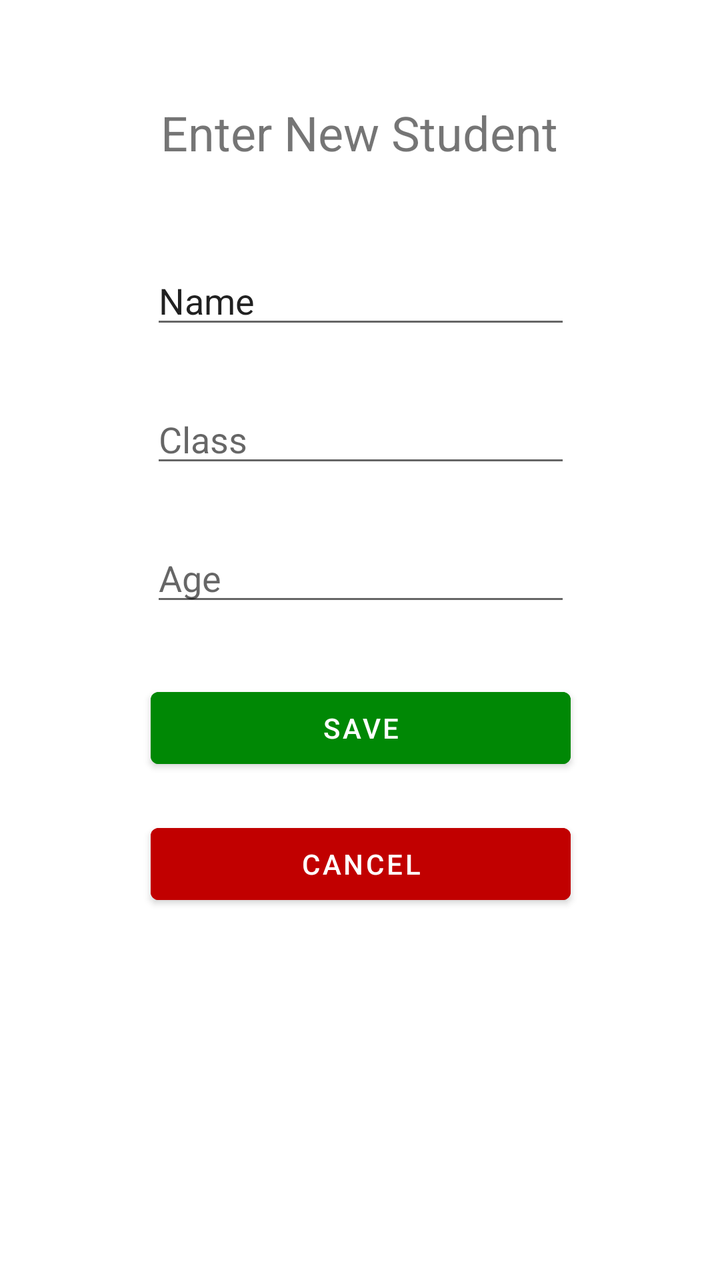
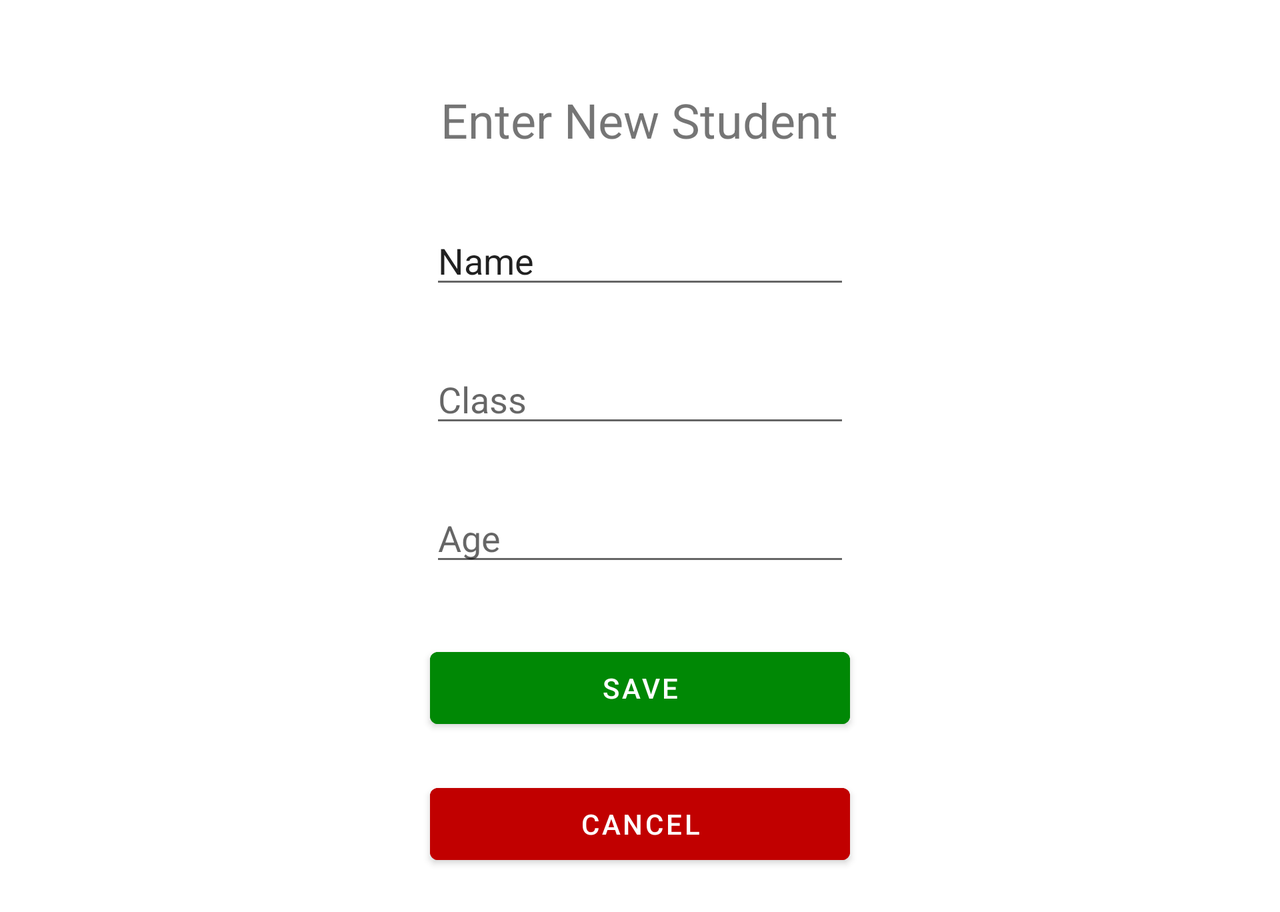

The same Android screen from two of the app's own layout files: first res/layout/ as a phone draws it, then the repository's variant for another configuration, drawn on a device whose configuration selects that folder. Both files follow.
<!-- AndroidManifest.xml: application theme Theme.MadrassaApplication -->
<!-- res/layout/activity_enter_new_student.xml -->
<?xml version="1.0" encoding="utf-8"?>
<androidx.constraintlayout.widget.ConstraintLayout xmlns:android="http://schemas.android.com/apk/res/android"
    xmlns:app="http://schemas.android.com/apk/res-auto"
    xmlns:tools="http://schemas.android.com/tools"
    android:layout_width="match_parent"
    android:layout_height="match_parent"
    tools:context=".EnterNewStudent">

    <EditText
        android:id="@+id/studentNameTextField"
        android:layout_width="wrap_content"
        android:layout_height="wrap_content"
        android:layout_marginTop="128dp"
        android:ems="10"
        android:hint="Enter Name"
        android:inputType="textPersonName"
        android:text="Name"
        app:layout_constraintEnd_toEndOf="parent"
        app:layout_constraintHorizontal_bias="0.502"
        app:layout_constraintStart_toStartOf="parent"
        app:layout_constraintTop_toTopOf="parent" />

    <EditText
        android:id="@+id/classTextField"
        android:layout_width="wrap_content"
        android:layout_height="wrap_content"
        android:layout_marginTop="28dp"
        android:ems="10"
        android:hint="Class"
        android:inputType="numberSigned"
        app:layout_constraintEnd_toEndOf="@+id/studentNameTextField"
        app:layout_constraintHorizontal_bias="0.0"
        app:layout_constraintStart_toStartOf="@+id/studentNameTextField"
        app:layout_constraintTop_toBottomOf="@+id/studentNameTextField" />

    <EditText
        android:id="@+id/AgeTextField"
        android:layout_width="wrap_content"
        android:layout_height="wrap_content"
        android:layout_marginTop="28dp"
        android:ems="10"
        android:hint="Age"
        android:inputType="number"
        app:layout_constraintStart_toStartOf="@+id/classTextField"
        app:layout_constraintTop_toBottomOf="@+id/classTextField" />

    <TextView
        android:id="@+id/textView"
        android:layout_width="wrap_content"
        android:layout_height="wrap_content"
        android:text="Enter New Student"
        android:textSize="24sp"
        app:layout_constraintBottom_toTopOf="@+id/studentNameTextField"
        app:layout_constraintEnd_toEndOf="parent"
        app:layout_constraintHorizontal_bias="0.498"
        app:layout_constraintStart_toStartOf="parent"
        app:layout_constraintTop_toTopOf="parent"
        app:layout_constraintVertical_bias="0.522" />

    <Button
        android:id="@+id/saveBtn"
        android:layout_width="0dp"
        android:layout_height="48dp"
        android:layout_marginTop="32dp"
        android:backgroundTint="#008805"
        android:text="Save"
        app:layout_constraintEnd_toEndOf="@+id/AgeTextField"
        app:layout_constraintHorizontal_bias="0.571"
        app:layout_constraintStart_toStartOf="@+id/AgeTextField"
        app:layout_constraintTop_toBottomOf="@+id/AgeTextField" />

    <Button
        android:id="@+id/cancelBtn"
        android:layout_width="0dp"
        android:layout_height="wrap_content"
        android:layout_marginTop="20dp"
        android:backgroundTint="#C10000"
        android:text="cancel"
        app:layout_constraintEnd_toEndOf="@+id/saveBtn"
        app:layout_constraintHorizontal_bias="1.0"
        app:layout_constraintStart_toStartOf="@+id/saveBtn"
        app:layout_constraintTop_toBottomOf="@+id/saveBtn" />
</androidx.constraintlayout.widget.ConstraintLayout>
<!-- resources referenced by this layout -->
<resources>
  <style name="Theme.MadrassaApplication" parent="Theme.MaterialComponents.DayNight.DarkActionBar">
          
          <item name="colorPrimary">@color/purple_500</item>
          <item name="colorPrimaryVariant">@color/purple_700</item>
          <item name="colorOnPrimary">@color/white</item>
          
          <item name="colorSecondary">@color/teal_200</item>
          <item name="colorSecondaryVariant">@color/teal_700</item>
          <item name="colorOnSecondary">@color/black</item>
          
          <item name="android:statusBarColor">?attr/colorPrimaryVariant</item>
          
      </style>
</resources>
<!-- res/layout-land/activity_enter_new_student.xml (the repository's variant of the layout above) -->
<!-- drawn on the phone turned sideways -->
<?xml version="1.0" encoding="utf-8"?>
<ScrollView
    android:layout_height="match_parent"
    android:layout_width="match_parent"
    xmlns:android="http://schemas.android.com/apk/res/android"
    xmlns:app="http://schemas.android.com/apk/res-auto"
    xmlns:tools="http://schemas.android.com/tools"
    >
<androidx.constraintlayout.widget.ConstraintLayout
    android:layout_width="match_parent"
    android:layout_height="match_parent"
    tools:context=".EnterNewStudentActivity">

    <EditText
        android:id="@+id/studentNameTextField"
        android:layout_width="wrap_content"
        android:layout_height="wrap_content"
        android:layout_marginTop="108dp"
        android:ems="10"
        android:hint="Enter Name"
        android:inputType="textPersonName"
        android:text="Name"
        app:layout_constraintEnd_toEndOf="parent"
        app:layout_constraintStart_toStartOf="parent"
        app:layout_constraintTop_toTopOf="parent" />

    <EditText
        android:id="@+id/classTextField"
        android:layout_width="wrap_content"
        android:layout_height="wrap_content"
        android:layout_marginTop="28dp"
        android:ems="10"
        android:hint="Class"
        android:inputType="numberSigned"
        app:layout_constraintEnd_toEndOf="@+id/studentNameTextField"
        app:layout_constraintHorizontal_bias="0.0"
        app:layout_constraintStart_toStartOf="@+id/studentNameTextField"
        app:layout_constraintTop_toBottomOf="@+id/studentNameTextField" />

    <EditText
        android:id="@+id/AgeTextField"
        android:layout_width="wrap_content"
        android:layout_height="wrap_content"
        android:layout_marginTop="28dp"
        android:ems="10"
        android:hint="Age"
        android:inputType="number"
        app:layout_constraintStart_toStartOf="@+id/classTextField"
        app:layout_constraintTop_toBottomOf="@+id/classTextField" />

    <TextView
        android:id="@+id/textView"
        android:layout_width="wrap_content"
        android:layout_height="wrap_content"
        android:layout_marginBottom="32dp"
        android:text="Enter New Student"
        android:textSize="24sp"
        app:layout_constraintBottom_toTopOf="@+id/studentNameTextField"
        app:layout_constraintEnd_toEndOf="parent"
        app:layout_constraintHorizontal_bias="0.499"
        app:layout_constraintStart_toStartOf="parent" />

    <Button
        android:id="@+id/saveBtn"
        android:layout_width="0dp"
        android:layout_height="48dp"
        android:layout_marginTop="32dp"
        android:backgroundTint="#008805"
        android:text="Save"
        app:layout_constraintEnd_toEndOf="@+id/AgeTextField"
        app:layout_constraintHorizontal_bias="0.571"
        app:layout_constraintStart_toStartOf="@+id/AgeTextField"
        app:layout_constraintTop_toBottomOf="@+id/AgeTextField" />

    <Button
        android:id="@+id/cancelBtn"
        android:layout_width="0dp"
        android:layout_height="wrap_content"
        android:layout_marginVertical="20sp"
        android:layout_marginTop="20dp"
        android:backgroundTint="#C10000"
        android:text="cancel"
        app:layout_constraintBottom_toBottomOf="parent"
        app:layout_constraintEnd_toEndOf="@+id/saveBtn"
        app:layout_constraintHorizontal_bias="1.0"
        app:layout_constraintStart_toStartOf="@+id/saveBtn"
        app:layout_constraintTop_toBottomOf="@+id/saveBtn" />
</androidx.constraintlayout.widget.ConstraintLayout>
</ScrollView>
